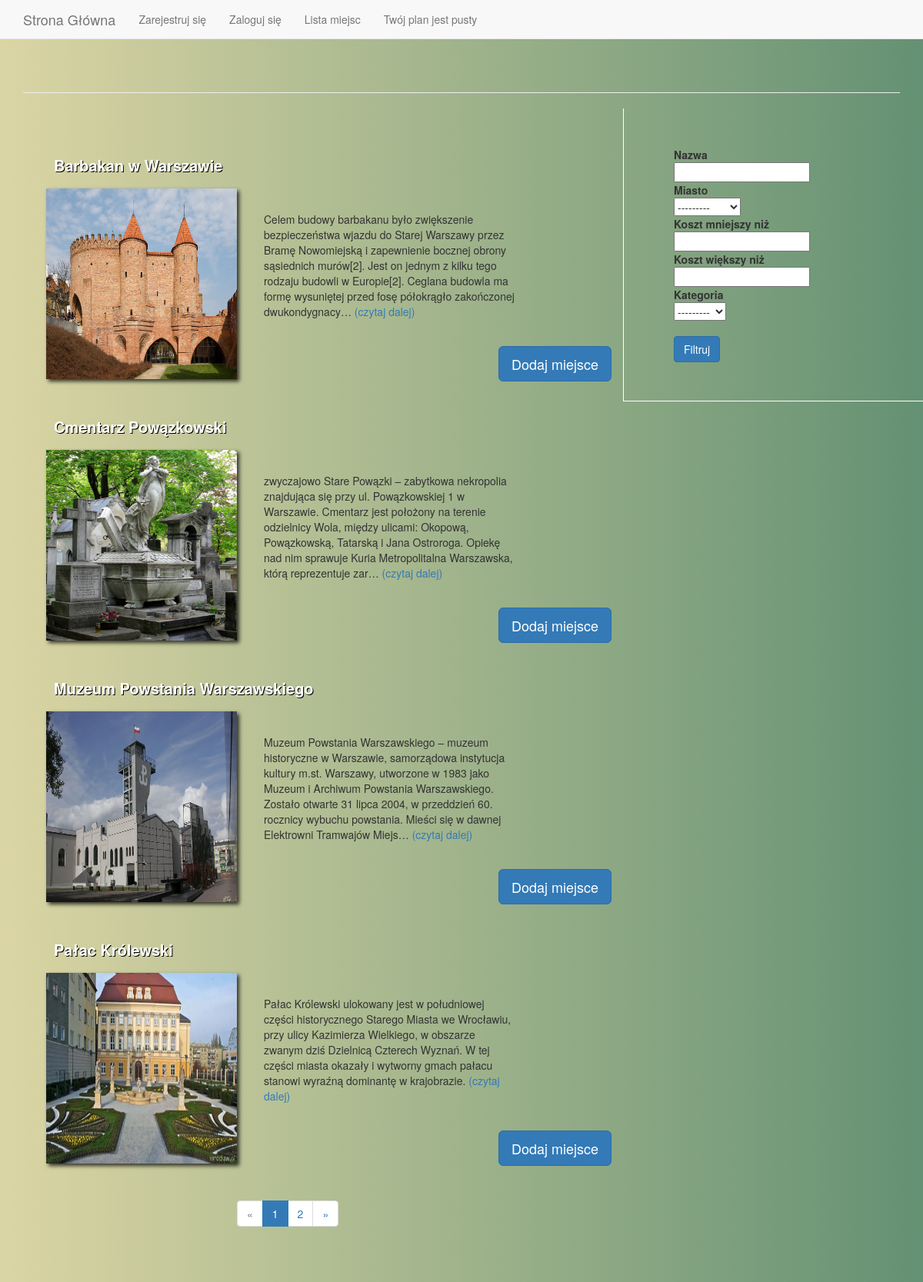
The app's page /places/, older data.
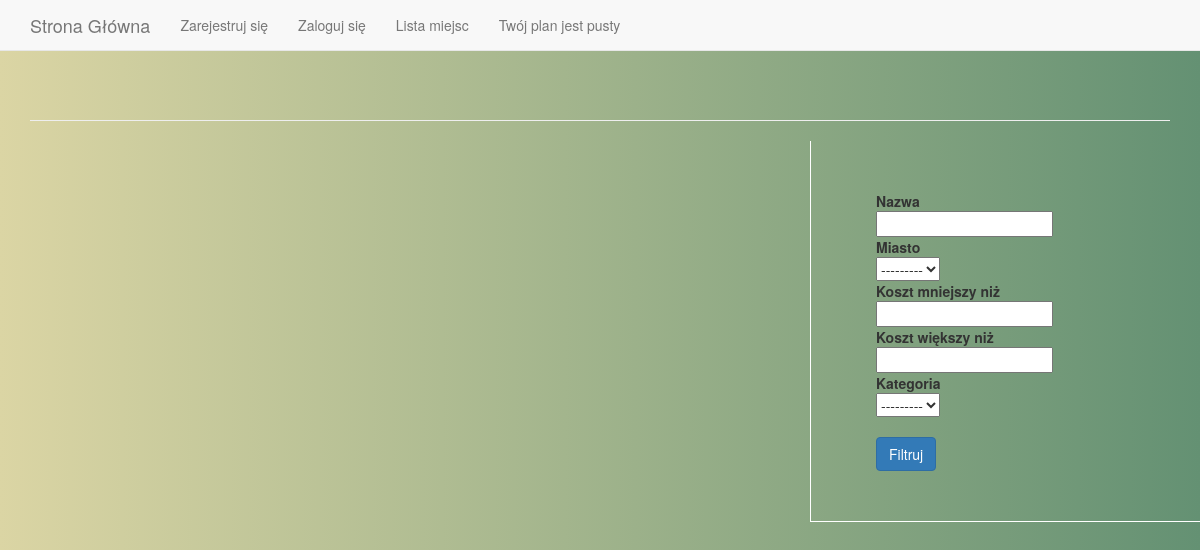
The same page, newer data.
### explorerapp/models.py (models this page shows, shortened)
class Place(models.Model):
    name = models.CharField(max_length=60)
    slug = models.SlugField(max_length=200, unique=True)
    description = models.TextField()
    category = models.ForeignKey(Category, related_name='places', on_delete=models.CASCADE)
    cost = models.DecimalField(max_digits=10, decimal_places=2)
    image = models.ImageField(upload_to='images/%Y/%m/%d', blank=True)
    created = models.DateTimeField(auto_now_add=True)
    updated = models.DateTimeField(auto_now=True)
    address = models.ForeignKey(Address, on_delete=models.CASCADE, null=True)
    sum_of_rating = models.DecimalField(max_digits=9, decimal_places=2, default=5)
    num_of_ratings = models.IntegerField(default=1)
    tags = TaggableManager()
    class Meta:
        ordering = ('name',)
    def get_absolute_url(self):
        return reverse('explorer:place_detail', args=[self.id, self.slug])

### explorerapp/views.py (the view)
# urls.py: path('places/', views.places_list, name='places_list'),
def places_list(request):
    page_list = Place.objects.all()
    place_filter = PlaceFilter(request.GET, queryset=page_list)
    place_list = place_filter.qs
    paginator = Paginator(place_list, 4)
    page = request.GET.get('page', 1)
    try:
        places = paginator.page(page)
    except PageNotAnInteger:
        places = paginator.page(1)
    except EmptyPage:
        places = paginator.page(paginator.num_pages )
    context = {'paginator':paginator, 'filter':place_filter, 'places':places}
    return render(request, 'explorer/places_list.html', context)

### explorerapp/models.py (called while the page is built)
    def __str__(self):
        return self.name

    def __str__(self):
        return self.name

### plan/context_processors.py (called while the page is built)
def plan(request):
    return {'plan': Plan(request)}

### plan/plan.py (called while the page is built)
    def __len__(self):
        return sum(item['quantity'] for item in self.plan.values())

### explorerapp/templates/explorer/places_list.html (shortened to what this page needs)
{% extends "explorer/base.html" %}
{% block content %}
  {% load static %}
  {% load bootstrap3 %}
  <link rel="stylesheet" type="text/css" href="{% static 'css/places_list.css' %}">
  <div class="container">
    <div class="row">
        <div class="col-md-8">
            <div class="gallery">
              {% for place in places %}
                  <div class="place">
                    <a class="title" href="{{ place.get_absolute_url }}"> {{ place.name }} </a>
                    <a  href="{{ place.get_absolute_url }}">  <img class="image" src="{% if place.image %}{{ place.image.url }}{% else %}{% static 'img/no_image.png' %}{% endif %}"> </a>
                    <div class="desc" >{{ place.description | truncatechars:300 }} <a href="{{place.get_absolute_url}}">(czytaj dalej)</a> </div>
                    <form action="{% url 'plan:plan_add' place.id %}"  method="post" class="plan_form" >
                    <input class="btn btn-primary btn-lg"  name="plan" type="submit" value="Dodaj miejsce" style="float:right" ></input>
                </form>
                  </div>
              {% endfor %}
            </div>
            <div class="pagination">
                {% include "explorer/pagination.html" %}
            </div>
        </div>
        <div class="col-md-4">
            <form class="filter" method="GET">
                <div class="name">Nazwa</div> {{ filter.form.name }}
                <div class="name">Miasto</div> {{ filter.form.address__city }}
                <div class="name">Koszt mniejszy niż</div> {{ filter.form.cost__lt }}
                <div class="name">Koszt większy niż</div> {{ filter.form.cost__gt }}
                <div class="name">Kategoria</div> {{ filter.form.category}}
                <br/><br/>
                <button  type="submit" class="btn btn-primary" >Filtruj</button>
            </form>
        </div>
    </div>
  </div>
{% endblock %}

Row changes from the older to the newer data that the page shows:
removed Place: name "Barbakan w Warszawie", image (picture), description "Celem budowy barbakanu było zwiększenie bezpieczeństwa wjazdu do Starej Warszawy przez Bramę Nowomiejską i zapewnienie bocznej obrony sąsiednich murów[2]. Jest on jednym z kilku tego rodzaju budowli w Europie[2]. Ceglana budowla ma formę wysuniętej przed fosę półokrągło zakończonej dwukondygnacy…"
removed Place: name "Cmentarz Powązkowski", image (picture), description "zwyczajowo Stare Powązki – zabytkowa nekropolia znajdująca się przy ul. Powązkowskiej 1 w Warszawie. Cmentarz jest położony na terenie odzielnicy Wola, między ulicami: Okopową, Powązkowską, Tatarską i Jana Ostroroga. Opiekę nad nim sprawuje Kuria Metropolitalna Warszawska, którą reprezentuje zar…"
removed Place: name "Muzeum Powstania Warszawskiego", image (picture), description "Muzeum Powstania Warszawskiego – muzeum historyczne w Warszawie, samorządowa instytucja kultury m.st. Warszawy, utworzone w 1983 jako Muzeum i Archiwum Powstania Warszawskiego. Zostało otwarte 31 lipca 2004, w przeddzień 60. rocznicy wybuchu powstania. Mieści się w dawnej Elektrowni Tramwajów Miejs…"
removed Place: name "Pałac Królewski", image (picture), description "Pałac Królewski ulokowany jest w południowej części historycznego Starego Miasta we Wrocławiu, przy ulicy Kazimierza Wielkiego, w obszarze zwanym dziś Dzielnicą Czterech Wyznań. W tej części miasta okazały i wytworny gmach pałacu stanowi wyraźną dominantę w krajobrazie."
Text that changed along with them:
list line gone: "1"
list line gone: "2"
